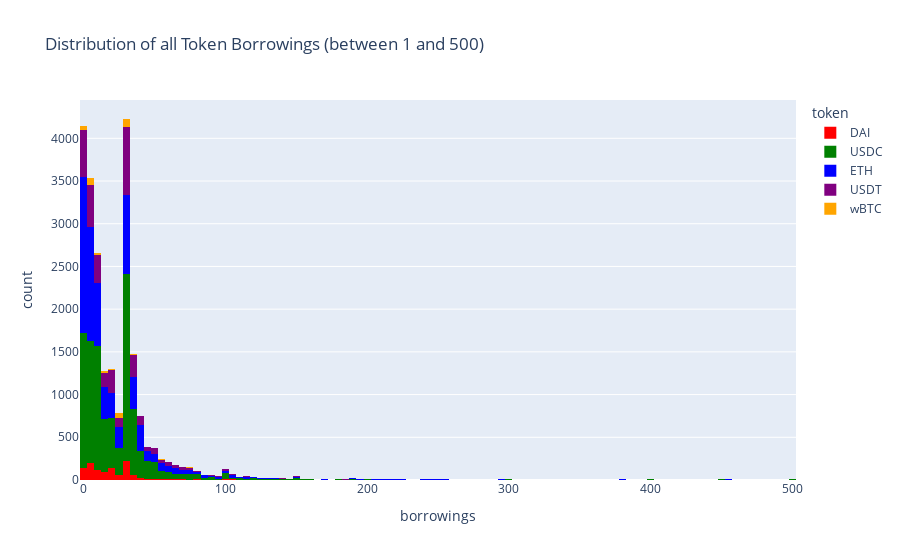

The code cell stored with this chart in its notebook:
### Code cell
tmp = [
    {'token': token, 'borrowings': user_state.token_states[token].borrowings * prices.prices[token] / 10**constants.get_decimals(token)}
    for user_state in state.user_states.values()
    for token in constants.symbol_decimals_map.keys()
]

token_data = pandas.DataFrame(tmp)
token_data['borrowings'] = token_data['borrowings'].astype(float)
token_data = token_data[token_data['borrowings'] < 500]
token_data= token_data[token_data['borrowings'] > 1]
fig = px.histogram(token_data, x='borrowings', color='token', color_discrete_map= {
    "DAI": "red",
    "ETH": "blue", 
    "USDT": "purple",
    "USDC": "green",
    "wBTC": "orange",
    }, title='Distribution of all Token Borrowings (between 1 and 500)', nbins = 100)
fig.show()

### Figure 1 — Plotly figure (JSON) as saved in the notebook; plotly's stock layout.template omitted (floating-point values rounded to 4 significant figures; data arrays with more than 128 entries replaced by an {"elided": "..."} marker saying what was removed)
{"data": [{"alignmentgroup": "True", "bingroup": "x", "hovertemplate": "token=DAI<br>borrowings=%{x}<br>count=%{y}<extra></extra>", "legendgroup": "DAI", "marker": {"color": "red", "pattern": {"shape": ""}}, "name": "DAI", "nbinsx": 100, "offsetgroup": "DAI", "orientation": "v", "showlegend": true, "type": "histogram", "x": {"elided": "1186 float values"}, "xaxis": "x", "yaxis": "y"}, {"alignmentgroup": "True", "bingroup": "x", "hovertemplate": "token=USDC<br>borrowings=%{x}<br>count=%{y}<extra></extra>", "legendgroup": "USDC", "marker": {"color": "green", "pattern": {"shape": ""}}, "name": "USDC", "nbinsx": 100, "offsetgroup": "USDC", "orientation": "v", "showlegend": true, "type": "histogram", "x": {"elided": "10533 float values"}, "xaxis": "x", "yaxis": "y"}, {"alignmentgroup": "True", "bingroup": "x", "hovertemplate": "token=ETH<br>borrowings=%{x}<br>count=%{y}<extra></extra>", "legendgroup": "ETH", "marker": {"color": "blue", "pattern": {"shape": ""}}, "name": "ETH", "nbinsx": 100, "offsetgroup": "ETH", "orientation": "v", "showlegend": true, "type": "histogram", "x": {"elided": "7339 float values"}, "xaxis": "x", "yaxis": "y"}, {"alignmentgroup": "True", "bingroup": "x", "hovertemplate": "token=USDT<br>borrowings=%{x}<br>count=%{y}<extra></extra>", "legendgroup": "USDT", "marker": {"color": "purple", "pattern": {"shape": ""}}, "name": "USDT", "nbinsx": 100, "offsetgroup": "USDT", "orientation": "v", "showlegend": true, "type": "histogram", "x": {"elided": "3476 float values"}, "xaxis": "x", "yaxis": "y"}, {"alignmentgroup": "True", "bingroup": "x", "hovertemplate": "token=wBTC<br>borrowings=%{x}<br>count=%{y}<extra></extra>", "legendgroup": "wBTC", "marker": {"color": "orange", "pattern": {"shape": ""}}, "name": "wBTC", "nbinsx": 100, "offsetgroup": "wBTC", "orientation": "v", "showlegend": true, "type": "histogram", "x": {"elided": "405 float values"}, "xaxis": "x", "yaxis": "y"}], "layout": {"barmode": "relative", "legend": {"title": {"text": "token"}, "tracegroupgap": 0}, "title": {"text": "Distribution of all Token Borrowings (between 1 and 500)"}, "xaxis": {"anchor": "y", "domain": [0, 1], "title": {"text": "borrowings"}}, "yaxis": {"anchor": "x", "domain": [0, 1], "title": {"text": "count"}}}}
